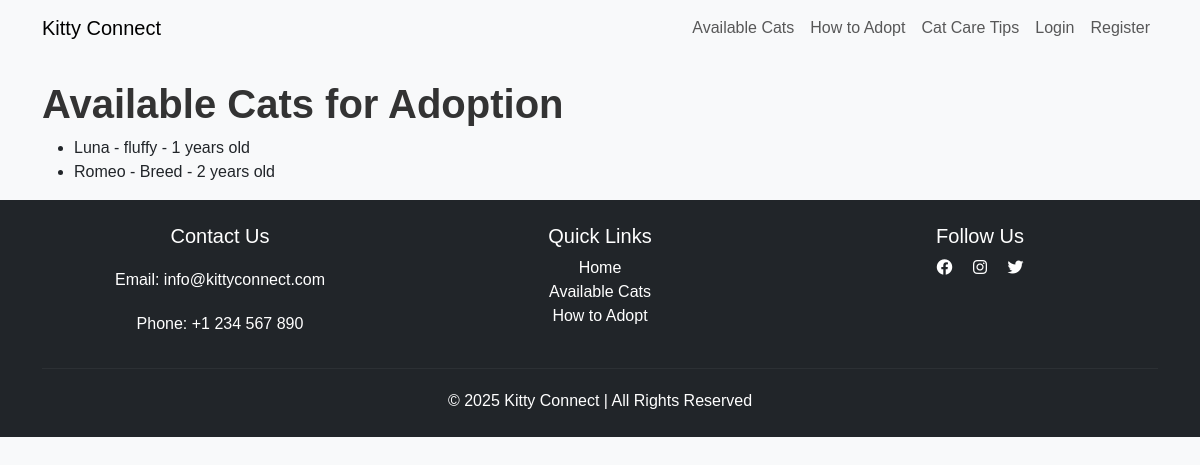
Page /cat/ on the committed database.
### cat/models.py (models this page shows, shortened)
class Cat(models.Model):
    name = models.CharField(max_length=50)
    age = models.IntegerField()
    breed = models.CharField(max_length=100)
    image = models.ImageField(upload_to='cat_images/', null=True, blank=True)
    description = models.TextField()
    available = models.BooleanField(default=True)

### cat/views.py (the view)
# urls.py: path("", cat_list, name="cat_list"),
def cat_list(request):
    cats = Cat.objects.all()
    favorite_cats = []
    if request.user.is_authenticated:
        favorite_cats = Favorite.objects.filter(user=request.user).values_list("cat_id", flat=True)
    return render(request, "cat/cat_list.html", {
        "cats": cats,
        "favorite_cats": favorite_cats,  # Pass favorite cat IDs to the template
    })

### cat/templates/cat/cat_list.html (shortened to what this page needs)
{% extends 'base.html' %}
{% block content %}
<h2>Available Cats for Adoption</h2>
<ul>
    {% for cat in cats %}
    <li>
        {{ cat.name }} - {{ cat.breed }} - {{ cat.age }} years old
    </li>
{% endfor %}
</ul>
{% endblock %}

### static/css/styles.css (style rules this page uses)
body { font-family: 'Arial', sans-serif; background-color: #f8f9fa; margin: 0; padding: 0; }
h2 { font-size: 2.5rem; font-weight: bold; color: #333; }

### rows in the picture
Cat: name "Luna", breed "fluffy", age "1"
Cat: name "Romeo", breed "Breed", age "2"
